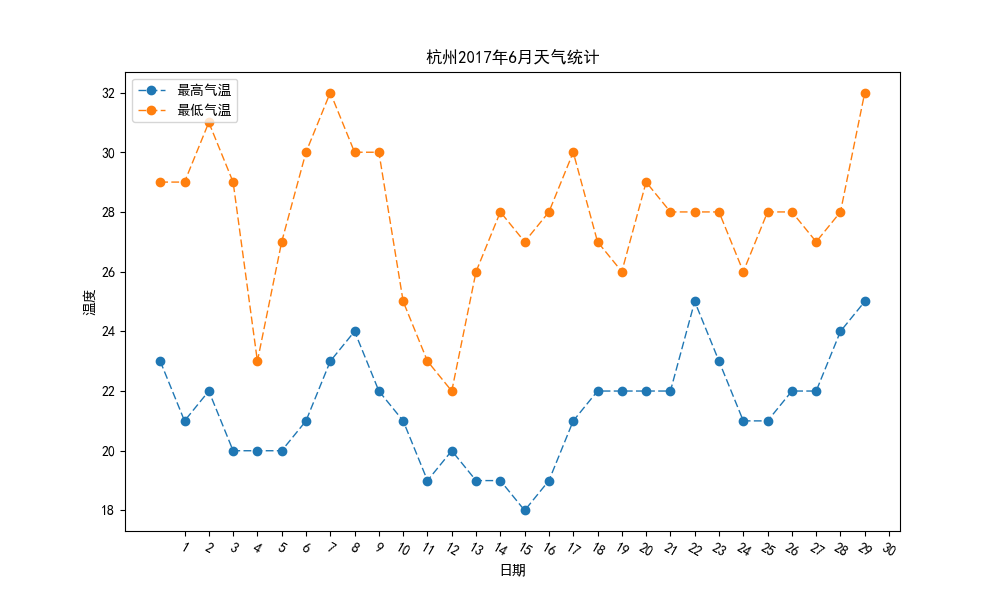

Write the Python code that produced this figure.
#-*- coding:utf-8 -*-
import pandas as pd
import matplotlib.pyplot as plt
from pylab import mpl
import re
mpl.rcParams['font.sans-serif'] = ['SimHei']

#data = pd.read_csv('E:/Jupter/web_crawl/weather.csv',encoding="gb2312")
data = pd.read_csv('E:/crawler weather.csv')
high_temp = data['TemperatureHigh']
#print high_temp
high_temp_new = []
for i in high_temp:
    high_temp_new.append(re.findall(r'\d+',i))
#print high_temp_new

low_temp = data['TemperatureLow']
low_temp_new = []
for j in low_temp:
    #print i
    low_temp_new.append(re.findall(r'\d+',j))
#print high_temp_new

date = range(1,31)

weather = data['Weather']
#print weather



plt.figure(figsize=(10, 6))
#plt.ylim(12,35)
plt.plot(range(len(weather)),high_temp_new,label=u'最高气温',linewidth=1,marker = 'o',linestyle = '--')
plt.plot(range(len(weather)),low_temp_new,label=u'最低气温',linewidth=1,marker = 'o',linestyle = '--')
plt.title(u'杭州2017年6月天气统计')
plt.legend(loc='best')
a = []
for x in range(1,31):
    a.append(x)
plt.xticks(a,rotation = -30)
plt.xlabel(u'日期')
plt.ylabel(u'温度')
plt.show()
